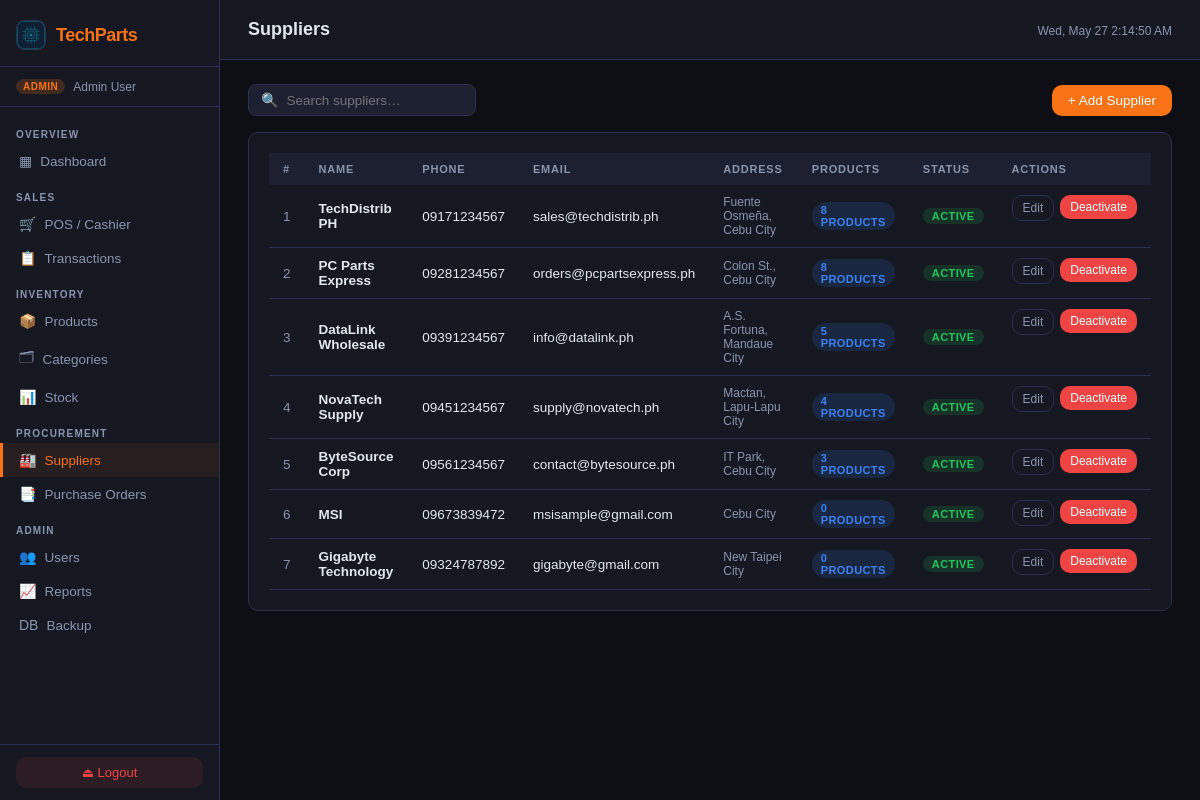
/pages/suppliers.php (signed in), run on the app's committed database.
### tables this page shows
CREATE TABLE `supplier` (
  `ID` int NOT NULL AUTO_INCREMENT,
  `Name` varchar(255) NOT NULL,
  `Phone` varchar(20) NOT NULL,
  `Email` varchar(254) NOT NULL,
  `Address` varchar(255) NOT NULL,
  `IsActive` tinyint(1) DEFAULT '1',
  PRIMARY KEY (`ID`),
  UNIQUE KEY `Phone` (`Phone`),
  UNIQUE KEY `Email` (`Email`)
);

### pages/suppliers.php (the view, shortened to what this page needs)
<?php
$db = getDB();
$isAdmin = in_array($_SESSION['role'], ['Admin', 'User']);
$search = trim($_GET['q'] ?? '');
$where  = $search ? 'WHERE (s.Name LIKE ? OR s.Email LIKE ? OR s.Phone LIKE ?)' : '';
$params = $search ? ["%$search%", "%$search%", "%$search%"] : [];
$suppliers = $db->prepare("
    SELECT s.*, COUNT(p.ID) AS ProductCount
    FROM Supplier s
    LEFT JOIN Product_has_Supplier ps ON ps.Supplier_ID = s.ID
    LEFT JOIN Product p ON p.ID = ps.Product_ID AND p.IsActive=1
    $where
    GROUP BY s.ID
    ORDER BY s.ID ASC
");
$suppliers->execute($params);
$suppliers = $suppliers->fetchAll();
include __DIR__ . '/../includes/header.php';
?>
<link rel="stylesheet" href="/css/suppliers.css">
<div class="toolbar">
  <form method="GET" class="search-box">
    <span>🔍</span>
    <input type="text" name="q" placeholder="Search suppliers…" value="<?= htmlspecialchars($search) ?>">
  </form>
  <?php if ($isAdmin): ?>
    <button class="btn btn-primary" onclick="openAddSupplier()">+ Add Supplier</button>
  <?php endif; ?>
</div>
<div class="card">
  <div class="table-wrap">
    <table>
      <thead>
        <tr>
          <th>#</th>
          <th>Name</th>
          <th>Phone</th>
          <th>Email</th>
          <th>Address</th>
          <th>Products</th>
          <th>Status</th><?php if ($isAdmin): ?><th>Actions</th><?php endif; ?>
        </tr>
      </thead>
      <tbody>
        <?php foreach ($suppliers as $s): ?>
          <tr>
            <td style="color:var(--text-muted)"><?= $s['ID'] ?></td>
            <td style="font-weight:600"><?= htmlspecialchars($s['Name']) ?></td>
            <td><?= htmlspecialchars($s['Phone']) ?></td>
            <td><?= htmlspecialchars($s['Email']) ?></td>
            <td style="color:var(--text-muted);font-size:12px"><?= htmlspecialchars($s['Address']) ?></td>
            <td><span class="badge badge-blue"><?= $s['ProductCount'] ?> products</span></td>
            <td><span class="badge badge-<?= $s['IsActive'] ? 'green' : 'red' ?>"><?= $s['IsActive'] ? 'Active' : 'Inactive' ?></span></td>
            <?php if ($isAdmin): ?>
              <td style="display:flex;gap:6px">
                <button class="btn btn-ghost btn-sm" onclick='editSupplier(<?= json_encode($s, JSON_HEX_APOS | JSON_HEX_TAG) ?>)'>Edit</button>
                <form method="POST">
                  <button type="button" class="btn <?= $s['IsActive'] ? 'btn-danger' : 'btn-ghost' ?> btn-sm" onclick="confirmDelete('<?= $s['IsActive'] ? 'Deactivate' : 'Activate' ?> this supplier?',this.closest('form'))"><?= $s['IsActive'] ? 'Deactivate' : 'Activate' ?></button>
                </form>
              </td>
            <?php endif; ?>
          </tr>
        <?php endforeach; ?>
      </tbody>
    </table>
  </div>
</div>
<?php include __DIR__ . '/../includes/footer.php'; ?>

### css/style.css (style rules this page uses)
:root { --bg: #0d0f14; --surface: #151820; --surface2: #1c2030; --surface3: #222840; --border: #2a3050; --accent: #f97316; --accent2: #3b82f6; --accent3: #22c55e; --danger: #ef4444; --warning: #eab308; --text: #e2e8f0; --text-muted: #8896b0; --sidebar-w: 220px; --topbar-h: 60px; --radius: 10px; --shadow: 0 4px 24px rgba(0, 0, 0, .4); }
*, *::before, *::after { box-sizing: border-box; margin: 0; padding: 0; }
body { font-family: 'DM Sans', sans-serif; background: var(--bg); color: var(--text); display: flex; min-height: 100vh; font-size: 14px; }
.card { background: var(--surface); border: 1px solid var(--border); border-radius: var(--radius); padding: 20px; margin-bottom: 20px; }
.table-wrap { overflow-x: auto; }
table { width: 100%; border-collapse: collapse; }
thead th { background: var(--surface2); color: var(--text-muted); font-size: 11px; font-weight: 700; letter-spacing: .8px; text-transform: uppercase; padding: 10px 14px; text-align: left; white-space: nowrap; }
tbody tr { border-bottom: 1px solid var(--border); transition: background .1s; }
tbody td { padding: 10px 14px; font-size: 13.5px; }
.badge { display: inline-flex; align-items: center; padding: 2px 9px; border-radius: 20px; font-size: 11px; font-weight: 600; text-transform: uppercase; letter-spacing: .4px; }
.badge-green { background: rgba(34, 197, 94, .15); color: var(--accent3); }
.badge-blue { background: rgba(59, 130, 246, .15); color: var(--accent2); }
.btn { display: inline-flex; align-items: center; gap: 6px; padding: 8px 16px; border-radius: var(--radius); border: none; cursor: pointer; font-family: 'DM Sans', sans-serif; font-size: 13.5px; font-weight: 500; transition: all .15s; text-decoration: none; }
.btn-primary { background: var(--accent); color: #fff; }
.btn-danger { background: var(--danger); color: #fff; }
.btn-ghost { background: transparent; color: var(--text-muted); border: 1px solid var(--border); }
.btn-sm { padding: 5px 10px; font-size: 12px; }
.toolbar { display: flex; align-items: center; justify-content: space-between; gap: 12px; margin-bottom: 16px; flex-wrap: wrap; }
.search-box { display: flex; align-items: center; gap: 8px; background: var(--surface2); border: 1px solid var(--border); border-radius: 8px; padding: 7px 12px; min-width: 220px; }
.search-box input { background: none; border: none; outline: none; color: var(--text); font-size: 13.5px; width: 100%; }

### data on the page
supplier: ID "1", Name "TechDistrib PH", Phone "09171234567", Email "sales@techdistrib.ph", Address "Fuente Osmeña, Cebu City", ProductCount "8", IsActive "ACTIVE"
supplier: ID "2", Name "PC Parts Express", Phone "09281234567", Email "orders@pcpartsexpress.ph", Address "Colon St., Cebu City", ProductCount "8", IsActive "ACTIVE"
supplier: ID "3", Name "DataLink Wholesale", Phone "09391234567", Email "info@datalink.ph", Address "A.S. Fortuna, Mandaue City", ProductCount "5", IsActive "ACTIVE"
supplier: ID "4", Name "NovaTech Supply", Phone "09451234567", Email "supply@novatech.ph", Address "Mactan, Lapu-Lapu City", ProductCount "4", IsActive "ACTIVE"
supplier: ID "5", Name "ByteSource Corp", Phone "09561234567", Email "contact@bytesource.ph", Address "IT Park, Cebu City", ProductCount "3", IsActive "ACTIVE"
supplier: ID "6", Name "MSI", Phone "09673839472", Email "msisample@gmail.com", Address "Cebu City", ProductCount "0", IsActive "ACTIVE"
supplier: ID "7", Name "Gigabyte Technology", Phone "09324787892", Email "gigabyte@gmail.com", Address "New Taipei City", ProductCount "0", IsActive "ACTIVE"

### other printed values
$user['role'] "ADMIN"
$user['name'] "Admin User"
$pageTitle "Suppliers"
